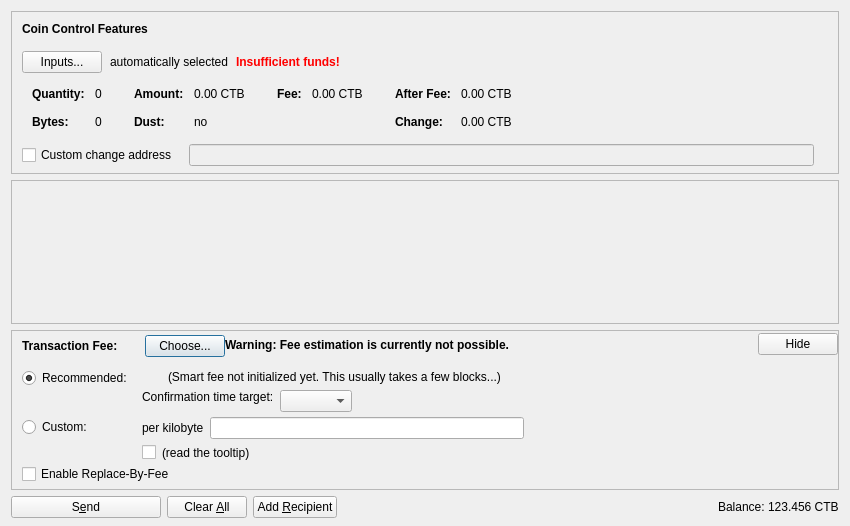
<?xml version="1.0" encoding="UTF-8"?>
<ui version="4.0">
 <class>SendCoinsDialog</class>
 <widget class="QDialog" name="SendCoinsDialog">
  <property name="geometry">
   <rect>
    <x>0</x>
    <y>0</y>
    <width>850</width>
    <height>526</height>
   </rect>
  </property>
  <property name="windowTitle">
   <string>Send Coins</string>
  </property>
  <layout class="QVBoxLayout" name="verticalLayout" stretch="0,1,0,0">
   <property name="bottomMargin">
    <number>8</number>
   </property>
   <item>
    <widget class="QFrame" name="frameCoinControl">
     <property name="sizePolicy">
      <sizepolicy hsizetype="Expanding" vsizetype="Expanding">
       <horstretch>0</horstretch>
       <verstretch>0</verstretch>
      </sizepolicy>
     </property>
     <property name="maximumSize">
      <size>
       <width>16777215</width>
       <height>16777215</height>
      </size>
     </property>
     <property name="frameShape">
      <enum>QFrame::StyledPanel</enum>
     </property>
     <property name="frameShadow">
      <enum>QFrame::Sunken</enum>
     </property>
     <layout class="QVBoxLayout" name="verticalLayoutCoinControl2">
      <property name="spacing">
       <number>0</number>
      </property>
      <property name="leftMargin">
       <number>0</number>
      </property>
      <property name="topMargin">
       <number>0</number>
      </property>
      <property name="rightMargin">
       <number>0</number>
      </property>
      <property name="bottomMargin">
       <number>6</number>
      </property>
      <item>
       <layout class="QVBoxLayout" name="verticalLayoutCoinControl" stretch="0,0,0,0,1">
        <property name="spacing">
         <number>0</number>
        </property>
        <property name="leftMargin">
         <number>10</number>
        </property>
        <property name="topMargin">
         <number>10</number>
        </property>
        <item>
         <layout class="QHBoxLayout" name="horizontalLayoutCoinControl1">
          <property name="bottomMargin">
           <number>15</number>
          </property>
          <item>
           <widget class="QLabel" name="labelCoinControlFeatures">
            <property name="sizePolicy">
             <sizepolicy hsizetype="Preferred" vsizetype="Maximum">
              <horstretch>0</horstretch>
              <verstretch>0</verstretch>
             </sizepolicy>
            </property>
            <property name="font">
             <font>
              <weight>75</weight>
              <bold>true</bold>
             </font>
            </property>
            <property name="styleSheet">
             <string notr="true">font-weight:bold;</string>
            </property>
            <property name="text">
             <string>Coin Control Features</string>
            </property>
           </widget>
          </item>
         </layout>
        </item>
        <item>
         <layout class="QHBoxLayout" name="horizontalLayoutCoinControl2" stretch="0,0,0,0">
          <property name="spacing">
           <number>8</number>
          </property>
          <property name="bottomMargin">
           <number>10</number>
          </property>
          <item>
           <widget class="QPushButton" name="pushButtonCoinControl">
            <property name="styleSheet">
             <string notr="true"/>
            </property>
            <property name="text">
             <string>Inputs...</string>
            </property>
            <property name="autoDefault">
             <bool>false</bool>
            </property>
           </widget>
          </item>
          <item>
           <widget class="QLabel" name="labelCoinControlAutomaticallySelected">
            <property name="text">
             <string>automatically selected</string>
            </property>
            <property name="margin">
             <number>5</number>
            </property>
           </widget>
          </item>
          <item>
           <widget class="QLabel" name="labelCoinControlInsuffFunds">
            <property name="font">
             <font>
              <weight>75</weight>
              <bold>true</bold>
             </font>
            </property>
            <property name="styleSheet">
             <string notr="true">color:red;font-weight:bold;</string>
            </property>
            <property name="text">
             <string>Insufficient funds!</string>
            </property>
            <property name="margin">
             <number>5</number>
            </property>
           </widget>
          </item>
          <item>
           <spacer name="horizontalSpacerCoinControl">
            <property name="orientation">
             <enum>Qt::Horizontal</enum>
            </property>
            <property name="sizeHint" stdset="0">
             <size>
              <width>40</width>
              <height>1</height>
             </size>
            </property>
           </spacer>
          </item>
         </layout>
        </item>
        <item>
         <widget class="QWidget" name="widgetCoinControl" native="true">
          <property name="sizePolicy">
           <sizepolicy hsizetype="Preferred" vsizetype="Preferred">
            <horstretch>0</horstretch>
            <verstretch>0</verstretch>
           </sizepolicy>
          </property>
          <property name="minimumSize">
           <size>
            <width>0</width>
            <height>0</height>
           </size>
          </property>
          <property name="styleSheet">
           <string notr="true"/>
          </property>
          <layout class="QHBoxLayout" name="horizontalLayoutCoinControl5">
           <property name="leftMargin">
            <number>0</number>
           </property>
           <property name="topMargin">
            <number>0</number>
           </property>
           <property name="rightMargin">
            <number>0</number>
           </property>
           <property name="bottomMargin">
            <number>0</number>
           </property>
           <item>
            <layout class="QHBoxLayout" name="horizontalLayoutCoinControl3" stretch="0,0,0,1">
             <property name="spacing">
              <number>20</number>
             </property>
             <property name="topMargin">
              <number>0</number>
             </property>
             <property name="bottomMargin">
              <number>10</number>
             </property>
             <item>
              <layout class="QFormLayout" name="formLayoutCoinControl1">
               <property name="horizontalSpacing">
                <number>10</number>
               </property>
               <property name="verticalSpacing">
                <number>14</number>
               </property>
               <property name="leftMargin">
                <number>10</number>
               </property>
               <property name="topMargin">
                <number>4</number>
               </property>
               <property name="rightMargin">
                <number>6</number>
               </property>
               <item row="0" column="0">
                <widget class="QLabel" name="labelCoinControlQuantityText">
                 <property name="font">
                  <font>
                   <weight>75</weight>
                   <bold>true</bold>
                  </font>
                 </property>
                 <property name="text">
                  <string>Quantity:</string>
                 </property>
                 <property name="margin">
                  <number>0</number>
                 </property>
                </widget>
               </item>
               <item row="0" column="1">
                <widget class="QLabel" name="labelCoinControlQuantity">
                 <property name="cursor">
                  <cursorShape>IBeamCursor</cursorShape>
                 </property>
                 <property name="contextMenuPolicy">
                  <enum>Qt::ActionsContextMenu</enum>
                 </property>
                 <property name="text">
                  <string notr="true">0</string>
                 </property>
                 <property name="margin">
                  <number>0</number>
                 </property>
                 <property name="textInteractionFlags">
                  <set>Qt::LinksAccessibleByMouse|Qt::TextSelectableByKeyboard|Qt::TextSelectableByMouse</set>
                 </property>
                </widget>
               </item>
               <item row="1" column="0">
                <widget class="QLabel" name="labelCoinControlBytesText">
                 <property name="font">
                  <font>
                   <weight>75</weight>
                   <bold>true</bold>
                  </font>
                 </property>
                 <property name="text">
                  <string>Bytes:</string>
                 </property>
                </widget>
               </item>
               <item row="1" column="1">
                <widget class="QLabel" name="labelCoinControlBytes">
                 <property name="cursor">
                  <cursorShape>IBeamCursor</cursorShape>
                 </property>
                 <property name="contextMenuPolicy">
                  <enum>Qt::ActionsContextMenu</enum>
                 </property>
                 <property name="text">
                  <string notr="true">0</string>
                 </property>
                 <property name="textInteractionFlags">
                  <set>Qt::LinksAccessibleByMouse|Qt::TextSelectableByKeyboard|Qt::TextSelectableByMouse</set>
                 </property>
                </widget>
               </item>
              </layout>
             </item>
             <item>
              <layout class="QFormLayout" name="formLayoutCoinControl2">
               <property name="horizontalSpacing">
                <number>10</number>
               </property>
               <property name="verticalSpacing">
                <number>14</number>
               </property>
               <property name="leftMargin">
                <number>6</number>
               </property>
               <property name="topMargin">
                <number>4</number>
               </property>
               <property name="rightMargin">
                <number>6</number>
               </property>
               <item row="0" column="0">
                <widget class="QLabel" name="labelCoinControlAmountText">
                 <property name="font">
                  <font>
                   <weight>75</weight>
                   <bold>true</bold>
                  </font>
                 </property>
                 <property name="text">
                  <string>Amount:</string>
                 </property>
                 <property name="margin">
                  <number>0</number>
                 </property>
                </widget>
               </item>
               <item row="0" column="1">
                <widget class="QLabel" name="labelCoinControlAmount">
                 <property name="cursor">
                  <cursorShape>IBeamCursor</cursorShape>
                 </property>
                 <property name="contextMenuPolicy">
                  <enum>Qt::ActionsContextMenu</enum>
                 </property>
                 <property name="text">
                  <string notr="true">0.00 CTB</string>
                 </property>
                 <property name="textInteractionFlags">
                  <set>Qt::LinksAccessibleByMouse|Qt::TextSelectableByKeyboard|Qt::TextSelectableByMouse</set>
                 </property>
                </widget>
               </item>
               <item row="1" column="0">
                <widget class="QLabel" name="labelCoinControlLowOutputText">
                 <property name="font">
                  <font>
                   <weight>75</weight>
                   <bold>true</bold>
                  </font>
                 </property>
                 <property name="text">
                  <string>Dust:</string>
                 </property>
                </widget>
               </item>
               <item row="1" column="1">
                <widget class="QLabel" name="labelCoinControlLowOutput">
                 <property name="cursor">
                  <cursorShape>IBeamCursor</cursorShape>
                 </property>
                 <property name="contextMenuPolicy">
                  <enum>Qt::ActionsContextMenu</enum>
                 </property>
                 <property name="text">
                  <string notr="true">no</string>
                 </property>
                 <property name="textInteractionFlags">
                  <set>Qt::LinksAccessibleByMouse|Qt::TextSelectableByKeyboard|Qt::TextSelectableByMouse</set>
                 </property>
                </widget>
               </item>
              </layout>
             </item>
             <item>
              <layout class="QFormLayout" name="formLayoutCoinControl3">
               <property name="horizontalSpacing">
                <number>10</number>
               </property>
               <property name="verticalSpacing">
                <number>14</number>
               </property>
               <property name="leftMargin">
                <number>6</number>
               </property>
               <property name="topMargin">
                <number>4</number>
               </property>
               <property name="rightMargin">
                <number>6</number>
               </property>
               <item row="0" column="0">
                <widget class="QLabel" name="labelCoinControlFeeText">
                 <property name="font">
                  <font>
                   <weight>75</weight>
                   <bold>true</bold>
                  </font>
                 </property>
                 <property name="text">
                  <string>Fee:</string>
                 </property>
                 <property name="margin">
                  <number>0</number>
                 </property>
                </widget>
               </item>
               <item row="0" column="1">
                <widget class="QLabel" name="labelCoinControlFee">
                 <property name="cursor">
                  <cursorShape>IBeamCursor</cursorShape>
                 </property>
                 <property name="contextMenuPolicy">
                  <enum>Qt::ActionsContextMenu</enum>
                 </property>
                 <property name="text">
                  <string notr="true">0.00 CTB</string>
                 </property>
                 <property name="textInteractionFlags">
                  <set>Qt::LinksAccessibleByMouse|Qt::TextSelectableByKeyboard|Qt::TextSelectableByMouse</set>
                 </property>
                </widget>
               </item>
              </layout>
             </item>
             <item>
              <layout class="QFormLayout" name="formLayoutCoinControl4">
               <property name="horizontalSpacing">
                <number>10</number>
               </property>
               <property name="verticalSpacing">
                <number>14</number>
               </property>
               <property name="leftMargin">
                <number>6</number>
               </property>
               <property name="topMargin">
                <number>4</number>
               </property>
               <property name="rightMargin">
                <number>6</number>
               </property>
               <item row="0" column="0">
                <widget class="QLabel" name="labelCoinControlAfterFeeText">
                 <property name="font">
                  <font>
                   <weight>75</weight>
                   <bold>true</bold>
                  </font>
                 </property>
                 <property name="text">
                  <string>After Fee:</string>
                 </property>
                 <property name="margin">
                  <number>0</number>
                 </property>
                </widget>
               </item>
               <item row="0" column="1">
                <widget class="QLabel" name="labelCoinControlAfterFee">
                 <property name="cursor">
                  <cursorShape>IBeamCursor</cursorShape>
                 </property>
                 <property name="contextMenuPolicy">
                  <enum>Qt::ActionsContextMenu</enum>
                 </property>
                 <property name="text">
                  <string notr="true">0.00 CTB</string>
                 </property>
                 <property name="textInteractionFlags">
                  <set>Qt::LinksAccessibleByMouse|Qt::TextSelectableByKeyboard|Qt::TextSelectableByMouse</set>
                 </property>
                </widget>
               </item>
               <item row="1" column="0">
                <widget class="QLabel" name="labelCoinControlChangeText">
                 <property name="font">
                  <font>
                   <weight>75</weight>
                   <bold>true</bold>
                  </font>
                 </property>
                 <property name="text">
                  <string>Change:</string>
                 </property>
                </widget>
               </item>
               <item row="1" column="1">
                <widget class="QLabel" name="labelCoinControlChange">
                 <property name="cursor">
                  <cursorShape>IBeamCursor</cursorShape>
                 </property>
                 <property name="contextMenuPolicy">
                  <enum>Qt::ActionsContextMenu</enum>
                 </property>
                 <property name="text">
                  <string notr="true">0.00 CTB</string>
                 </property>
                 <property name="textInteractionFlags">
                  <set>Qt::LinksAccessibleByMouse|Qt::TextSelectableByKeyboard|Qt::TextSelectableByMouse</set>
                 </property>
                </widget>
               </item>
              </layout>
             </item>
            </layout>
           </item>
          </layout>
         </widget>
        </item>
        <item>
         <layout class="QHBoxLayout" name="horizontalLayoutCoinControl4" stretch="0,0,0">
          <property name="spacing">
           <number>12</number>
          </property>
          <property name="sizeConstraint">
           <enum>QLayout::SetDefaultConstraint</enum>
          </property>
          <property name="topMargin">
           <number>5</number>
          </property>
          <property name="rightMargin">
           <number>5</number>
          </property>
          <item>
           <widget class="QCheckBox" name="checkBoxCoinControlChange">
            <property name="toolTip">
             <string>If this is activated, but the change address is empty or invalid, change will be sent to a newly generated address.</string>
            </property>
            <property name="text">
             <string>Custom change address</string>
            </property>
           </widget>
          </item>
          <item>
           <widget class="QValidatedLineEdit" name="lineEditCoinControlChange">
            <property name="enabled">
             <bool>false</bool>
            </property>
            <property name="sizePolicy">
             <sizepolicy hsizetype="Expanding" vsizetype="Fixed">
              <horstretch>0</horstretch>
              <verstretch>0</verstretch>
             </sizepolicy>
            </property>
           </widget>
          </item>
          <item>
           <widget class="QLabel" name="labelCoinControlChangeLabel">
            <property name="sizePolicy">
             <sizepolicy hsizetype="Preferred" vsizetype="Expanding">
              <horstretch>0</horstretch>
              <verstretch>0</verstretch>
             </sizepolicy>
            </property>
            <property name="minimumSize">
             <size>
              <width>0</width>
              <height>0</height>
             </size>
            </property>
            <property name="text">
             <string/>
            </property>
            <property name="margin">
             <number>3</number>
            </property>
           </widget>
          </item>
         </layout>
        </item>
        <item>
         <spacer name="verticalSpacerCoinControl">
          <property name="orientation">
           <enum>Qt::Vertical</enum>
          </property>
          <property name="sizeHint" stdset="0">
           <size>
            <width>800</width>
            <height>1</height>
           </size>
          </property>
         </spacer>
        </item>
       </layout>
      </item>
     </layout>
    </widget>
   </item>
   <item>
    <widget class="QScrollArea" name="scrollArea">
     <property name="widgetResizable">
      <bool>true</bool>
     </property>
     <widget class="QWidget" name="scrollAreaWidgetContents">
      <property name="geometry">
       <rect>
        <x>0</x>
        <y>0</y>
        <width>830</width>
        <height>104</height>
       </rect>
      </property>
      <layout class="QVBoxLayout" name="verticalLayout_2" stretch="0,1">
       <property name="leftMargin">
        <number>0</number>
       </property>
       <property name="topMargin">
        <number>0</number>
       </property>
       <property name="rightMargin">
        <number>0</number>
       </property>
       <property name="bottomMargin">
        <number>0</number>
       </property>
       <item>
        <layout class="QVBoxLayout" name="entries">
         <property name="spacing">
          <number>6</number>
         </property>
        </layout>
       </item>
       <item>
        <spacer name="verticalSpacer">
         <property name="orientation">
          <enum>Qt::Vertical</enum>
         </property>
         <property name="sizeHint" stdset="0">
          <size>
           <width>20</width>
           <height>40</height>
          </size>
         </property>
        </spacer>
       </item>
      </layout>
     </widget>
    </widget>
   </item>
   <item>
    <widget class="QFrame" name="frameFee">
     <property name="sizePolicy">
      <sizepolicy hsizetype="Expanding" vsizetype="Expanding">
       <horstretch>0</horstretch>
       <verstretch>0</verstretch>
      </sizepolicy>
     </property>
     <property name="maximumSize">
      <size>
       <width>16777215</width>
       <height>16777215</height>
      </size>
     </property>
     <property name="frameShape">
      <enum>QFrame::StyledPanel</enum>
     </property>
     <property name="frameShadow">
      <enum>QFrame::Sunken</enum>
     </property>
     <layout class="QVBoxLayout" name="verticalLayoutFee1">
      <property name="spacing">
       <number>0</number>
      </property>
      <property name="leftMargin">
       <number>0</number>
      </property>
      <property name="topMargin">
       <number>0</number>
      </property>
      <property name="rightMargin">
       <number>0</number>
      </property>
      <property name="bottomMargin">
       <number>0</number>
      </property>
      <item>
       <layout class="QVBoxLayout" name="verticalLayoutFee2" stretch="0,0,0">
        <property name="spacing">
         <number>0</number>
        </property>
        <property name="leftMargin">
         <number>10</number>
        </property>
        <property name="topMargin">
         <number>0</number>
        </property>
        <item>
         <layout class="QHBoxLayout" name="horizontalLayoutFee1">
          <property name="bottomMargin">
           <number>0</number>
          </property>
          <item>
           <layout class="QVBoxLayout" name="verticalLayoutFee7">
            <property name="spacing">
             <number>0</number>
            </property>
            <item>
             <spacer name="verticalSpacerSmartFee">
              <property name="orientation">
               <enum>Qt::Vertical</enum>
              </property>
              <property name="sizeType">
               <enum>QSizePolicy::Fixed</enum>
              </property>
              <property name="sizeHint" stdset="0">
               <size>
                <width>1</width>
                <height>4</height>
               </size>
              </property>
             </spacer>
            </item>
            <item>
             <layout class="QHBoxLayout" name="horizontalLayoutSmartFee">
              <property name="spacing">
               <number>10</number>
              </property>
              <item>
               <widget class="QLabel" name="labelFeeHeadline">
                <property name="sizePolicy">
                 <sizepolicy hsizetype="Preferred" vsizetype="Maximum">
                  <horstretch>0</horstretch>
                  <verstretch>0</verstretch>
                 </sizepolicy>
                </property>
                <property name="font">
                 <font>
                  <weight>75</weight>
                  <bold>true</bold>
                 </font>
                </property>
                <property name="styleSheet">
                 <string notr="true">font-weight:bold;</string>
                </property>
                <property name="text">
                 <string>Transaction Fee:</string>
                </property>
               </widget>
              </item>
              <item>
               <widget class="QLabel" name="labelFeeMinimized">
                <property name="text">
                 <string/>
                </property>
               </widget>
              </item>
              <item>
               <widget class="QPushButton" name="buttonChooseFee">
                <property name="text">
                 <string>Choose...</string>
                </property>
               </widget>
              </item>
             </layout>
            </item>
            <item>
             <spacer name="verticalSpacer_5">
              <property name="orientation">
               <enum>Qt::Vertical</enum>
              </property>
              <property name="sizeHint" stdset="0">
               <size>
                <width>1</width>
                <height>1</height>
               </size>
              </property>
             </spacer>
            </item>
           </layout>
          </item>
          <item>
           <widget class="QLabel" name="fallbackFeeWarningLabel">
            <property name="toolTip">
             <string>Using the fallbackfee can result in sending a transaction that will take several hours or days (or never) to confirm. Consider choosing your fee manually or wait until you have validated the complete chain.</string>
            </property>
            <property name="font">
            <font>
                <weight>75</weight>
                <bold>true</bold>
            </font>
            </property>
            <property name="text">
             <string>Warning: Fee estimation is currently not possible.</string>
            </property>
            <property name="wordWrap">
             <bool>false</bool>
            </property>
           </widget>
          </item>
          <item>
           <spacer name="horizontalSpacer_4">
            <property name="orientation">
             <enum>Qt::Horizontal</enum>
            </property>
            <property name="sizeType">
             <enum>QSizePolicy::MinimumExpanding</enum>
            </property>
            <property name="sizeHint" stdset="0">
             <size>
              <width>40</width>
              <height>20</height>
             </size>
            </property>
           </spacer>
          </item>
          <item>
           <widget class="QPushButton" name="buttonMinimizeFee">
            <property name="toolTip">
             <string>collapse fee-settings</string>
            </property>
            <property name="text">
             <string>Hide</string>
            </property>
           </widget>
          </item>
         </layout>
        </item>
        <item>
         <widget class="QFrame" name="frameFeeSelection">
          <layout class="QVBoxLayout" name="verticalLayoutFee12">
           <property name="spacing">
            <number>0</number>
           </property>
           <property name="leftMargin">
            <number>0</number>
           </property>
           <property name="topMargin">
            <number>0</number>
           </property>
           <property name="rightMargin">
            <number>0</number>
           </property>
           <property name="bottomMargin">
            <number>0</number>
           </property>
           <item>
            <layout class="QGridLayout" name="gridLayoutFee">
             <property name="topMargin">
              <number>10</number>
             </property>
             <property name="bottomMargin">
              <number>4</number>
             </property>
             <property name="horizontalSpacing">
              <number>10</number>
             </property>
             <property name="verticalSpacing">
              <number>4</number>
             </property>
             <item row="1" column="1">
              <layout class="QVBoxLayout" name="verticalLayoutFee8">
               <property name="spacing">
                <number>6</number>
               </property>
               <item>
                <layout class="QHBoxLayout" name="horizontalLayoutFee13">
                 <item>
                  <widget class="QLabel" name="labelCustomPerKilobyte">
                   <property name="toolTip">
                    <string>If the custom fee is set to 1000 satoshis and the transaction is only 250 bytes, then &quot;per kilobyte&quot; only pays 250 satoshis in fee, while &quot;total at least&quot; pays 1000 satoshis. For transactions bigger than a kilobyte both pay by kilobyte.</string>
                   </property>
                   <property name="text">
                    <string>per kilobyte</string>
                   </property>
                  </widget>
                 </item>
                 <item>
                  <widget class="CoinbitAmountField" name="customFee"/>
                 </item>
                 <item>
                  <spacer name="horizontalSpacer_6">
                   <property name="orientation">
                    <enum>Qt::Horizontal</enum>
                   </property>
                   <property name="sizeHint" stdset="0">
                    <size>
                     <width>1</width>
                     <height>1</height>
                    </size>
                   </property>
                  </spacer>
                 </item>
                </layout>
               </item>
               <item>
                <layout class="QHBoxLayout" name="horizontalLayoutFee8">
                 <item>
                  <widget class="QCheckBox" name="checkBoxMinimumFee">
                   <property name="toolTip">
                    <string>Paying only the minimum fee is just fine as long as there is less transaction volume than space in the blocks. But be aware that this can end up in a never confirming transaction once there is more demand for coinbit transactions than the network can process.</string>
                   </property>
                   <property name="text">
                    <string/>
                   </property>
                  </widget>
                 </item>
                 <item>
                  <widget class="QLabel" name="labelMinFeeWarning">
                   <property name="enabled">
                    <bool>true</bool>
                   </property>
                   <property name="toolTip">
                    <string>Paying only the minimum fee is just fine as long as there is less transaction volume than space in the blocks. But be aware that this can end up in a never confirming transaction once there is more demand for coinbit transactions than the network can process.</string>
                   </property>
                   <property name="text">
                    <string>(read the tooltip)</string>
                   </property>
                   <property name="margin">
                    <number>5</number>
                   </property>
                  </widget>
                 </item>
                 <item>
                  <spacer name="horizontalSpacer_2">
                   <property name="orientation">
                    <enum>Qt::Horizontal</enum>
                   </property>
                   <property name="sizeHint" stdset="0">
                    <size>
                     <width>1</width>
                     <height>1</height>
                    </size>
                   </property>
                  </spacer>
                 </item>
                </layout>
               </item>
              </layout>
             </item>
             <item row="0" column="0">
              <layout class="QVBoxLayout" name="verticalLayoutFee4" stretch="0,1">
               <item>
                <widget class="QRadioButton" name="radioSmartFee">
                 <property name="text">
                  <string>Recommended:</string>
                 </property>
                 <property name="checked">
                  <bool>true</bool>
                 </property>
                 <attribute name="buttonGroup">
                  <string notr="true">groupFee</string>
                 </attribute>
                </widget>
               </item>
               <item>
                <spacer name="verticalSpacer_2">
                 <property name="orientation">
                  <enum>Qt::Vertical</enum>
                 </property>
                 <property name="sizeHint" stdset="0">
                  <size>
                   <width>1</width>
                   <height>1</height>
                  </size>
                 </property>
                </spacer>
               </item>
              </layout>
             </item>
             <item row="1" column="0">
              <layout class="QVBoxLayout" name="verticalLayoutFee9" stretch="0,1">
               <item>
                <widget class="QRadioButton" name="radioCustomFee">
                 <property name="text">
                  <string>Custom:</string>
                 </property>
                 <attribute name="buttonGroup">
                  <string notr="true">groupFee</string>
                 </attribute>
                </widget>
               </item>
               <item>
                <spacer name="verticalSpacer_6">
                 <property name="orientation">
                  <enum>Qt::Vertical</enum>
                 </property>
                 <property name="sizeHint" stdset="0">
                  <size>
                   <width>1</width>
                   <height>1</height>
                  </size>
                 </property>
                </spacer>
               </item>
              </layout>
             </item>
             <item row="0" column="1">
              <layout class="QVBoxLayout" name="verticalLayoutFee3" stretch="0,0,1">
               <property name="spacing">
                <number>6</number>
               </property>
               <property name="topMargin">
                <number>2</number>
               </property>
               <item>
                <layout class="QHBoxLayout" name="horizontalLayoutFee12">
                 <item>
                  <widget class="QLabel" name="labelSmartFee">
                   <property name="text">
                    <string/>
                   </property>
                   <property name="margin">
                    <number>2</number>
                   </property>
                  </widget>
                 </item>
                 <item>
                  <widget class="QLabel" name="labelFeeEstimation">
                   <property name="text">
                    <string/>
                   </property>
                  </widget>
                 </item>
                 <item>
                  <widget class="QLabel" name="labelSmartFee2">
                   <property name="text">
                    <string>(Smart fee not initialized yet. This usually takes a few blocks...)</string>
                   </property>
                   <property name="margin">
                    <number>2</number>
                   </property>
                  </widget>
                 </item>
                 <item>
                  <spacer name="horizontalSpacer_5">
                   <property name="orientation">
                    <enum>Qt::Horizontal</enum>
                   </property>
                   <property name="sizeHint" stdset="0">
                    <size>
                     <width>1</width>
                     <height>1</height>
                    </size>
                   </property>
                  </spacer>
                 </item>
                </layout>
               </item>
               <item>
                <layout class="QHBoxLayout" name="horizontalLayoutFee9">
                 <item>
                  <layout class="QVBoxLayout" name="verticalLayoutFee6">
                   <item>
                    <widget class="QLabel" name="labelSmartFee3">
                     <property name="text">
                      <string>Confirmation time target:</string>
                     </property>
                     <property name="margin">
                      <number>2</number>
                     </property>
                    </widget>
                   </item>
                   <item>
                    <spacer name="verticalSpacer_3">
                     <property name="orientation">
                      <enum>Qt::Vertical</enum>
                     </property>
                     <property name="sizeHint" stdset="0">
                      <size>
                       <width>1</width>
                       <height>1</height>
                      </size>
                     </property>
                    </spacer>
                   </item>
                  </layout>
                 </item>
                 <item>
                  <layout class="QVBoxLayout" name="verticalLayoutFee5">
                   <property name="rightMargin">
                    <number>30</number>
                   </property>
                   <item>
                    <layout class="QHBoxLayout" name="horizontalLayoutConfTarget">
                     <property name="bottomMargin">
                      <number>0</number>
                     </property>
                     <item>
                      <widget class="QComboBox" name="confTargetSelector"/>
                     </item>
                     <item>
                      <spacer name="horizontalSpacerConfTarget">
                       <property name="orientation">
                        <enum>Qt::Horizontal</enum>
                       </property>
                       <property name="sizeHint" stdset="0">
                        <size>
                         <width>40</width>
                         <height>20</height>
                        </size>
                       </property>
                      </spacer>
                     </item>
                    </layout>
                   </item>
                  </layout>
                 </item>
                </layout>
               </item>
               <item>
                <spacer name="verticalSpacer_4">
                 <property name="orientation">
                  <enum>Qt::Vertical</enum>
                 </property>
                 <property name="sizeHint" stdset="0">
                  <size>
                   <width>1</width>
                   <height>1</height>
                  </size>
                 </property>
                </spacer>
               </item>
              </layout>
             </item>
            </layout>
           </item>
           <item>
            <widget class="QCheckBox" name="optInRBF">
             <property name="text">
              <string>Enable Replace-By-Fee</string>
             </property>
             <property name="toolTip">
              <string>With Replace-By-Fee (BIP-125) you can increase a transaction's fee after it is sent. Without this, a higher fee may be recommended to compensate for increased transaction delay risk.</string>
             </property>
            </widget>
           </item>
          </layout>
         </widget>
        </item>
        <item>
         <spacer name="verticalSpacerFee">
          <property name="orientation">
           <enum>Qt::Vertical</enum>
          </property>
          <property name="sizeHint" stdset="0">
           <size>
            <width>40</width>
            <height>5</height>
           </size>
          </property>
         </spacer>
        </item>
       </layout>
      </item>
     </layout>
    </widget>
   </item>
   <item>
    <layout class="QHBoxLayout" name="horizontalLayout">
     <item>
      <widget class="QPushButton" name="sendButton">
       <property name="minimumSize">
        <size>
         <width>150</width>
         <height>0</height>
        </size>
       </property>
       <property name="toolTip">
        <string>Confirm the send action</string>
       </property>
       <property name="text">
        <string>S&amp;end</string>
       </property>
       <property name="icon">
        <iconset resource="../coinbit.qrc">
         <normaloff>:/icons/send</normaloff>:/icons/send</iconset>
       </property>
       <property name="autoDefault">
        <bool>false</bool>
       </property>
       <property name="default">
        <bool>false</bool>
       </property>
      </widget>
     </item>
     <item>
      <widget class="QPushButton" name="clearButton">
       <property name="sizePolicy">
        <sizepolicy hsizetype="Minimum" vsizetype="Fixed">
         <horstretch>0</horstretch>
         <verstretch>0</verstretch>
        </sizepolicy>
       </property>
       <property name="toolTip">
        <string>Clear all fields of the form.</string>
       </property>
       <property name="text">
        <string>Clear &amp;All</string>
       </property>
       <property name="icon">
        <iconset resource="../coinbit.qrc">
         <normaloff>:/icons/remove</normaloff>:/icons/remove</iconset>
       </property>
       <property name="autoDefault">
        <bool>false</bool>
       </property>
      </widget>
     </item>
     <item>
      <widget class="QPushButton" name="addButton">
       <property name="toolTip">
        <string>Send to multiple recipients at once</string>
       </property>
       <property name="text">
        <string>Add &amp;Recipient</string>
       </property>
       <property name="icon">
        <iconset resource="../coinbit.qrc">
         <normaloff>:/icons/add</normaloff>:/icons/add</iconset>
       </property>
       <property name="autoDefault">
        <bool>false</bool>
       </property>
      </widget>
     </item>
     <item>
      <spacer name="horizontalSpacer">
       <property name="orientation">
        <enum>Qt::Horizontal</enum>
       </property>
       <property name="sizeHint" stdset="0">
        <size>
         <width>40</width>
         <height>20</height>
        </size>
       </property>
      </spacer>
     </item>
     <item>
      <layout class="QHBoxLayout" name="horizontalLayout_2">
       <property name="spacing">
        <number>3</number>
       </property>
       <item>
        <widget class="QLabel" name="label">
         <property name="sizePolicy">
          <sizepolicy hsizetype="Preferred" vsizetype="Fixed">
           <horstretch>0</horstretch>
           <verstretch>0</verstretch>
          </sizepolicy>
         </property>
         <property name="text">
          <string>Balance:</string>
         </property>
        </widget>
       </item>
       <item>
        <widget class="QLabel" name="labelBalance">
         <property name="sizePolicy">
          <sizepolicy hsizetype="Preferred" vsizetype="Fixed">
           <horstretch>0</horstretch>
           <verstretch>0</verstretch>
          </sizepolicy>
         </property>
         <property name="cursor">
          <cursorShape>IBeamCursor</cursorShape>
         </property>
         <property name="text">
          <string notr="true">123.456 CTB</string>
         </property>
         <property name="textInteractionFlags">
          <set>Qt::LinksAccessibleByMouse|Qt::TextSelectableByKeyboard|Qt::TextSelectableByMouse</set>
         </property>
        </widget>
       </item>
      </layout>
     </item>
    </layout>
   </item>
  </layout>
 </widget>
 <customwidgets>
  <customwidget>
   <class>QValidatedLineEdit</class>
   <extends>QLineEdit</extends>
   <header>qt/qvalidatedlineedit.h</header>
  </customwidget>
  <customwidget>
   <class>CoinbitAmountField</class>
   <extends>QLineEdit</extends>
   <header>qt/coinbitamountfield.h</header>
   <container>1</container>
  </customwidget>
 </customwidgets>
 <resources>
  <include location="../coinbit.qrc"/>
 </resources>
 <connections/>
 <buttongroups>
  <buttongroup name="groupFee"/>
 </buttongroups>
</ui>
